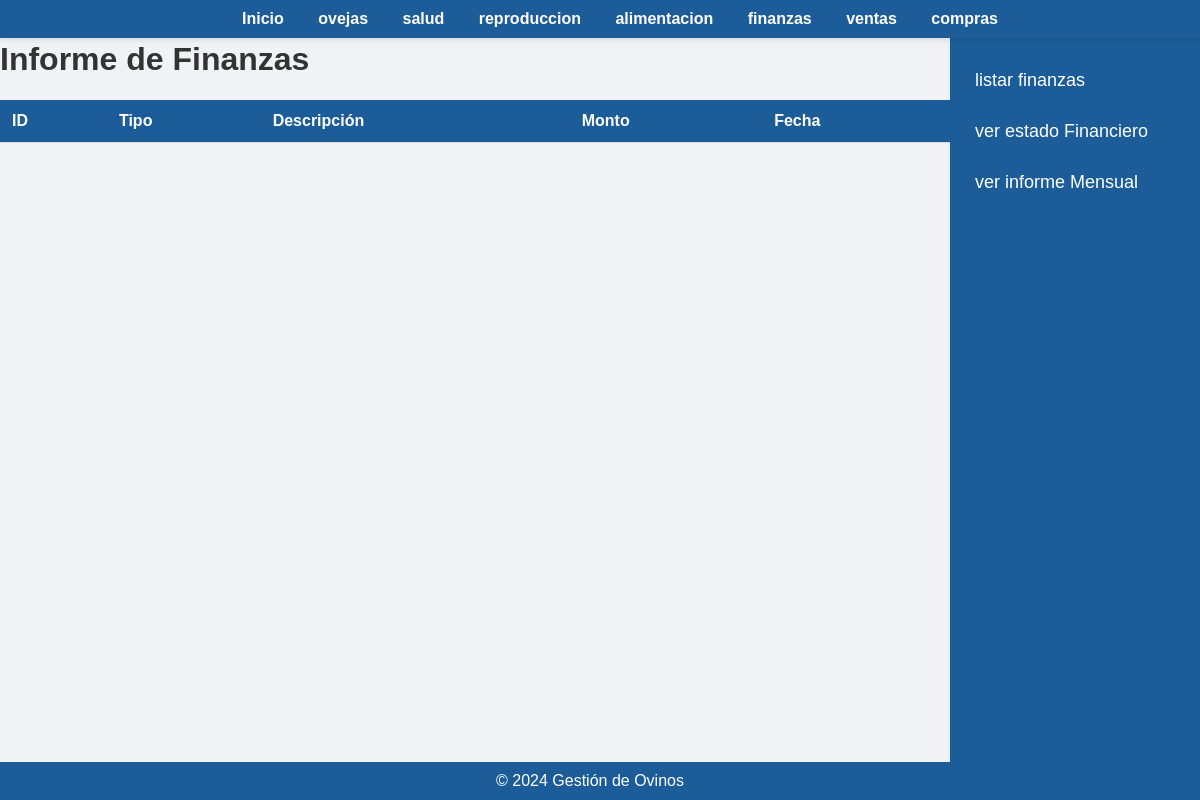
Page /listar_finanzas on the earlier database version.
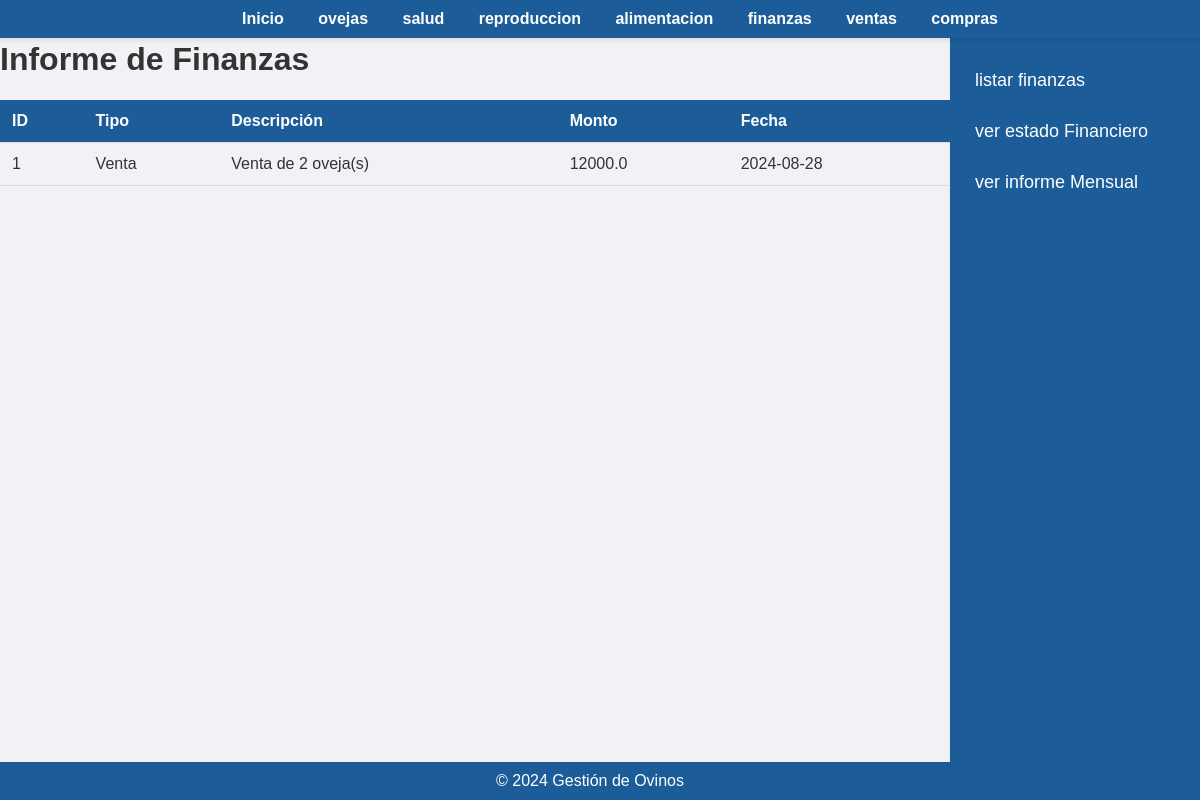
Same page on the later database version.
### app/models.py (models this page shows)
class Finanzas(db.Model):
    id = db.Column(db.Integer, primary_key=True)
    tipo = db.Column(db.String(10), nullable=False)
    descripcion = db.Column(db.Text, nullable=False)
    monto = db.Column(db.Float, nullable=False)
    fecha = db.Column(db.Date, nullable=False)

### app/routes.py (the view)
@app.route('/listar_finanzas')
def listar_finanzas():
    finanzas = Finanzas.query.order_by(Finanzas.fecha.desc()).all()
    return render_template('listar_finanzas.html', finanzas=finanzas)

### app/templates/listar_finanzas.html (shortened to what this page needs)
<!DOCTYPE html>
<html lang="en">
<head>
    <link rel="stylesheet" href="{{ url_for('static', filename='styles.css') }}">
</head>
<body>
    <div class="navbar">
        <a href="{{ url_for('index') }}">Inicio</a>
        <a href="{{ url_for('oveja') }}"> ovejas  </a>
        <a href="{{ url_for('salud') }}">salud</a>
        <a href="{{url_for('reproduccion')}}"> reproduccion</a>
        <a href="{{url_for('alimentacion')}}">alimentacion</a></li>
        <a href="{{url_for('finanzas')}}">finanzas</a></li>
        <a href="{{url_for('venta')}}">ventas</a></li>
        <a href="{{url_for('compra')}}">compras</a></li>
    </div>
    <footer>
        &copy; 2024 Gestión de Ovinos
    </footer>
    <div class="sidebar">
        <a href="{{url_for('listar_finanzas')}}">listar finanzas</a></li>
        <a href="{{url_for('analisis_financiero')}}">ver estado Financiero</a></li>
        <a href="{{url_for('informe_mensual')}}">ver informe Mensual</a></li>
        </div>
    <h1>Informe de Finanzas</h1>
    <table>
        <thead>
            <tr>
                <th>ID</th>
                <th>Tipo</th>
                <th>Descripción</th>
                <th>Monto</th>
                <th>Fecha</th>
            </tr>
        </thead>
        <tbody>
            {% for finanza in finanzas %}
                <tr>
                    <td>{{ finanza.id }}</td>
                    <td>{{ finanza.tipo }}</td>
                    <td>{{ finanza.descripcion }}</td>
                    <td>{{ finanza.monto }}</td>
                    <td>{{ finanza.fecha }}</td>
                </tr>
            {% endfor %}
        </tbody>
    </table>
</body>
</html>

### app/static/styles.css (style rules this page uses)
body { font-family: 'Arial', sans-serif; background-color: #f0f2f5; color: #333; margin: 0; padding: 0; padding-top: 20px; }
.navbar { background-color: #1c5d99; padding: 10px 20px; text-align: center; box-shadow: 0 2px 5px rgba(0, 0, 0, 0.1); position: fixed; top: 0; left: 0; width: 100%; z-index: 1000; }
.navbar a { color: #ffffff; text-decoration: none; margin: 0 15px; font-weight: bold; }
.sidebar { height: calc(100vh - 35px); width: 250px; position: fixed; top: 35px; right: 0; background-color: #1c5d99; padding-top: 20px; box-shadow: 2px 0 5px rgba(0, 0, 0, 0.1); overflow-y: auto; z-index: 900; }
.sidebar a { padding: 15px 25px; text-decoration: none; font-size: 18px; color: #ffffff; display: block; transition: 0.3s; }
table { width: calc(100% - 250px); margin-right: 250px; border-collapse: collapse; margin: 20px 0; }
th, td { padding: 12px; border-bottom: 1px solid #ddd; text-align: left; }
th { background-color: #1c5d99; color: white; }
footer { background-color: #1c5d99; color: white; text-align: center; padding: 10px; position: fixed; bottom: 0; width: calc(100%); right: 0; z-index: 850; }

Differences in the rows shown:
added Finanzas: id "1", tipo "Venta", descripcion "Venta de 2 oveja(s)", monto "12000.0", fecha "2024-08-28"
